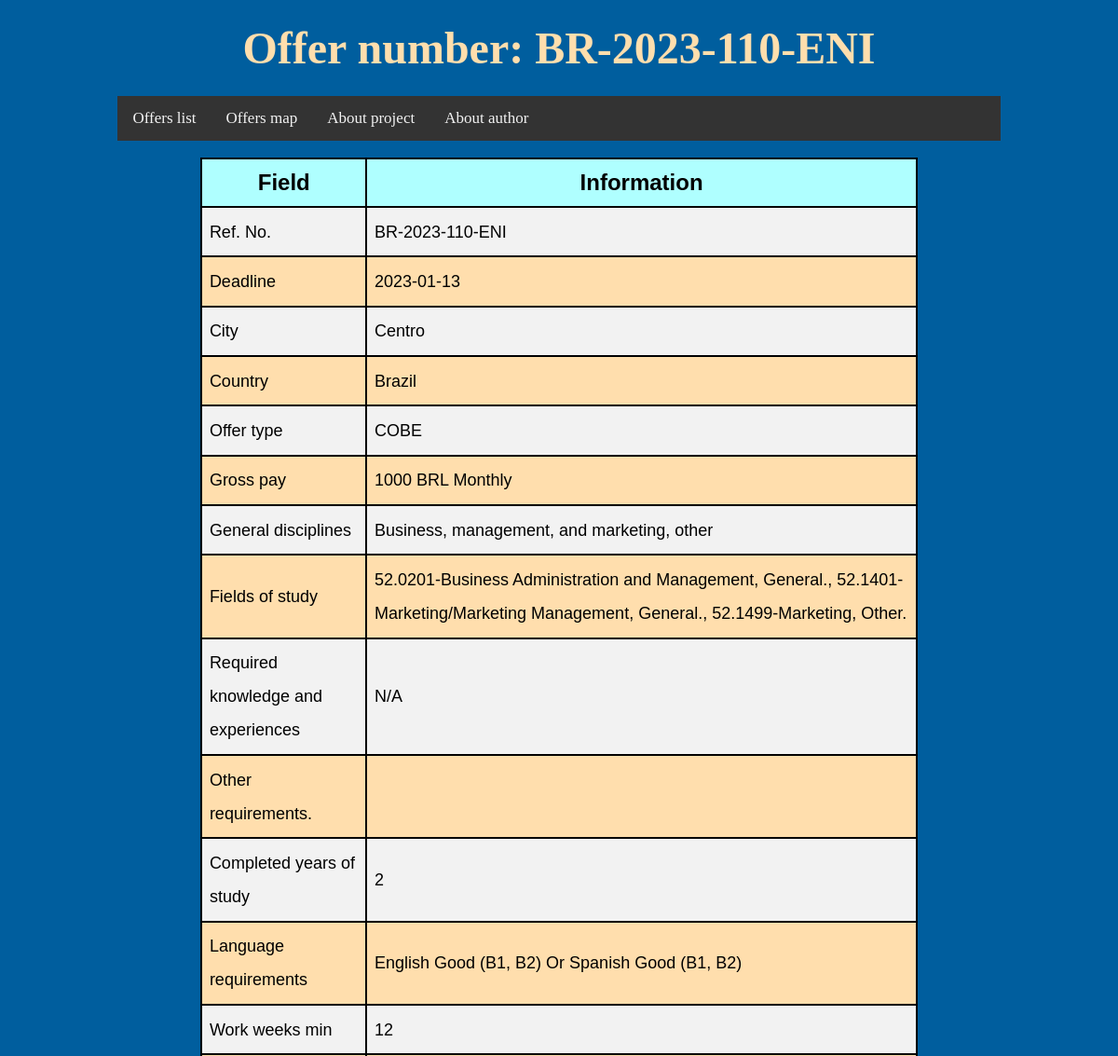
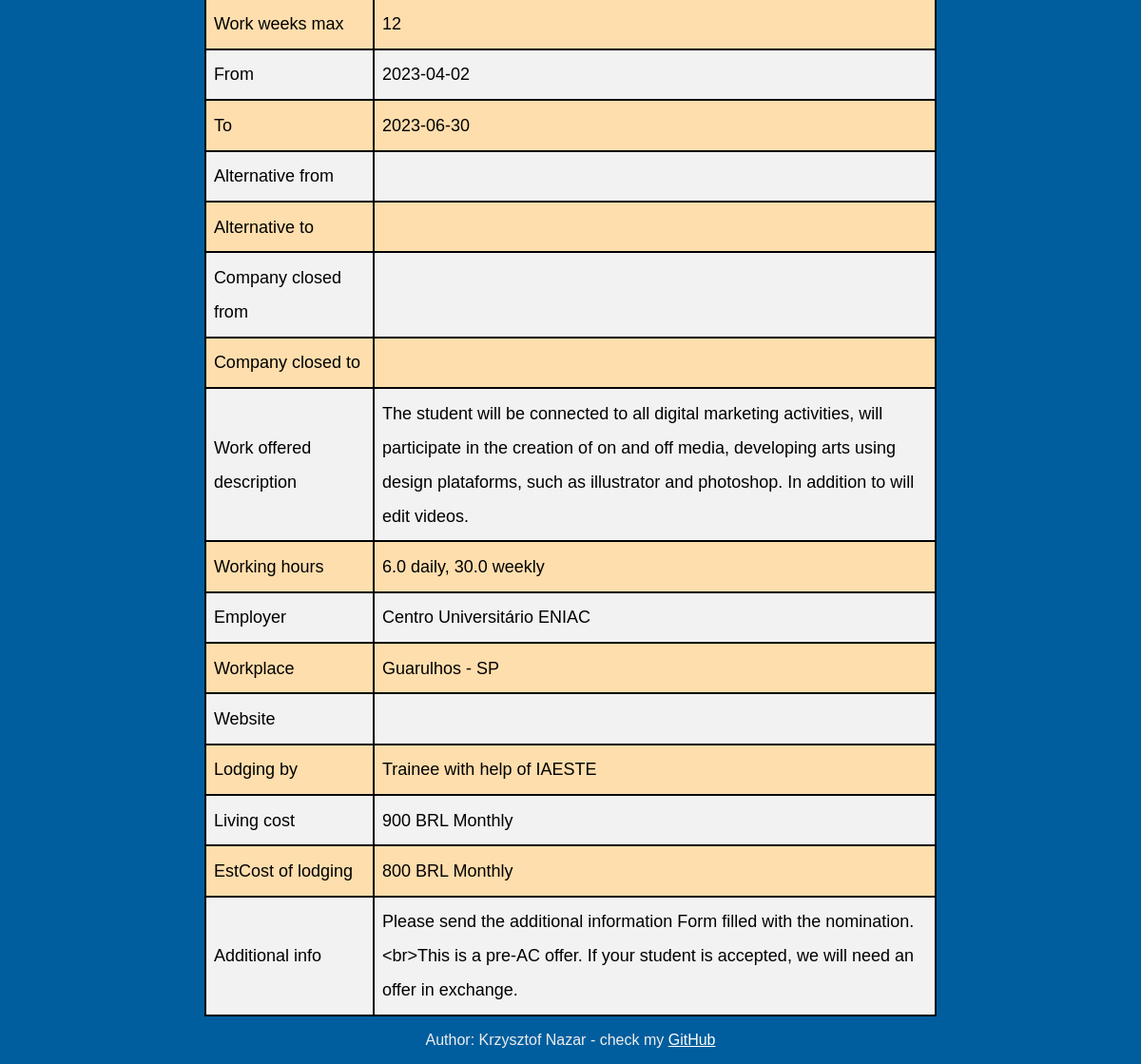
Page /iaesteTable/offers/BR-2023-110-ENI/ on the committed database (2 pictures, top to bottom).
### iaesteTable/models.py (models this page shows, shortened)
class Offer(models.Model):
    RefNo = models.CharField(max_length=100, default="")
    Deadline = models.CharField(max_length=100, default="")
    From = models.CharField(max_length=100, default="")
    To = models.CharField(max_length=100, default="")
    City = models.CharField(max_length=100, default="")
    Country = models.CharField(max_length=100, default="")
    GeneralDisciplines = models.CharField(max_length=500, default="")
    FieldsOfStudy = models.CharField(max_length=500, default="")
    RequiredKnowledgeAndExperiences = models.CharField(max_length=500, default="")
    OtherRequirements = models.CharField(max_length=500, default="")
    CompletedYearsOfStudy = models.CharField(max_length=100, default="")
    LanguageRequirements = models.CharField(max_length=500, default="")
    WorkWeeksMin = models.CharField(max_length=100, default="")
    WorkWeeksMax = models.CharField(max_length=100, default="")
    AlternativeFrom = models.CharField(max_length=100, default="")
    AlternativeTo = models.CharField(max_length=100, default="")
    CompanyClosedFrom = models.CharField(max_length=100, default="")
    CompanyClosedTo = models.CharField(max_length=100, default="")
    WorkOfferedDescription = models.CharField(max_length=2000, default="")
    GrossPay = models.CharField(max_length=100, default="")
    WorkingHours = models.CharField(max_length=100, default="")
    Employer = models.CharField(max_length=200, default="")
    Workplace = models.CharField(max_length=100, default="")
    Website = models.CharField(max_length=300, default="")
    LodgingBy = models.CharField(max_length=100, default="")
    LivingCost = models.CharField(max_length=100, default="")
    EstCostOfLodging = models.CharField(max_length=100, default="")
    AdditionalInfo = models.CharField(max_length=500, default="")
    OfferType = models.CharField(max_length=50, default="")

### iaesteTable/views.py (the view)
# urls.py: path('offers/<str:RefNo>/', views.detail, name='detail'),
def detail(request, RefNo):
    from iaesteTable.models import Offer
    offer = Offer.objects.get(RefNo=RefNo)
    return render(request, "detail_view_1.html", {"offer": offer})

### templates/detail_view_1.html (shortened to what this page needs)
{% load static %}
<!DOCTYPE html>
<html lang="en">
<head>
    <link rel="stylesheet" type="text/css" href="{% static 'css/offerDetailsStyles.css' %}"/>
    <link rel="stylesheet" type="text/css" href="{% static 'css/verticalMenuStyles.css' %}"/>
    <link rel="stylesheet" type="text/css" href="{% static 'css/authorFootnoteStyles.css' %}"/>
</head>
<body class="tableWithOffers" onload="addVerticalMenu(); addAuthorFootnote()">
    <div class="pageTitleClass">
        <div id="pageTitle">Offer number: {{offer.RefNo}}</div>
    </div>
    <div id="verticalMenuElement"></div>
    <br>
     <div id="TableOffers">
        <table id="tableWithOffers" class="transpose">
            <tr>
                <th id="headerField">Field</th>
                <th id="headerInformation">Information</th>
            </tr>
            <tr>
                <td>Ref. No.</td>
                <td class="normalField">{{offer.RefNo}}</td>
            </tr>
            <tr>
                <td>Deadline</td>
                <td class="normalField">{{offer.Deadline}}</td>
            </tr>
            <tr>
                <td>City</td>
                <td class="normalField">{{offer.City}}</td>
            </tr>
            <tr>
                <td>Country</td>
                <td class="normalField">{{offer.Country}}</td>
            </tr>
            <tr>
                <td>Offer type</td>
                <td class="normalField">{{offer.OfferType}}</td>
            </tr>
            <tr>
                <td>Gross pay</td>
                <td class="normalField">{{offer.GrossPay}}</td>
            </tr>
            <tr>
                <td>General disciplines</td>
                <td class="normalField">{{offer.GeneralDisciplines}}</td>
            </tr>
            <tr>
                <td>Fields of study</td>
                <td class="normalField">{{offer.FieldsOfStudy}}</td>
            </tr>
            <tr>
                <td>Required knowledge and experiences</td>
                <td class="normalField">{{offer.RequiredKnowledgeAndExperiences}}</td>
            </tr>
            <tr>
                <td>Other requirements.</td>
                <td class="normalField">{{offer.OtherRequirements}}</td>
            </tr>
            <tr>
                <td>Completed years of study</td>
                <td class="normalField">{{offer.CompletedYearsOfStudy}}</td>
            </tr>
            <tr>
                <td>Language requirements</td>
                <td class="normalField">{{offer.LanguageRequirements}}</td>
            </tr>
            <tr>
                <td>Work weeks min</td>
                <td class="normalField">{{offer.WorkWeeksMin}}</td>
            </tr>
            <tr>
                <td>Work weeks max</td>
                <td class="normalField">{{offer.WorkWeeksMax}}</td>
            </tr>
            <tr>
                <td>From</td>
                <td class="normalField">{{offer.From}}</td>
            </tr>
            <tr>
                <td>To</td>
                <td class="normalField">{{offer.To}}</td>
            </tr>
            <tr>
                <td>Alternative from</td>
                <td class="normalField">{{offer.AlternativeFrom}}</td>
            </tr>
            <tr>
                <td>Alternative to</td>
                <td class="normalField">{{offer.AlternativeTo}}</td>
            </tr>
            <tr>
                <td>Company closed from</td>
                <td class="normalField">{{offer.CompanyClosedFrom}}</td>
            </tr>
            <tr>
                <td>Company closed to</td>
                <td class="normalField">{{offer.CompanyClosedTo}}</td>
            </tr>
            <tr>
                <td>Work offered description</td>
                <td class="normalField">{{offer.WorkOfferedDescription}}</td>
            </tr>
            <tr>
                <td>Working hours</td>
                <td class="normalField">{{offer.WorkingHours}}</td>
            </tr>
            <tr>
                <td>Employer</td>
                <td class="normalField">{{offer.Employer}}</td>
            </tr>
            <tr>
                <td>Workplace</td>
                <td class="normalField">{{offer.Workplace}}</td>
            </tr>
            <tr>
                <td>Website</td>
                <td class="normalField"> <a href ="{{offer.Website}}" target="_blank">{{offer.Website}} </a></td>
            </tr>
            <tr>
                <td>Lodging by</td>
                <td class="normalField">{{offer.LodgingBy}}</td>
            </tr>
            <tr>
                <td>Living cost</td>
                <td class="normalField">{{offer.LivingCost}}</td>
            </tr>
            <tr>
                <td>EstCost of lodging</td>
                <td class="normalField">{{offer.EstCostOfLodging}}</td>
            </tr>
            <tr>
                <td>Additional info</td>
                <td class="normalField">{{offer.AdditionalInfo}}</td>
            </tr>
        </table>
    </div>
    <div id="authorFootnote"></div>
</body>
</html>

### static/css/offerDetailsStyles.css (style rules this page uses)
table { border-spacing: 0; font-family: Arial, serif; width:65%; }
body { font-family:sans-serif; background-color: #005E9E; }
table, th, td { border: 1px solid; }
#tableWithOffers { margin-left: auto; margin-right: auto; margin-bottom: auto; margin-top: auto; background-color: navajowhite; }
th { background-color: #afffff; text-align: center; font-size: large; line-height: 2em; }
td { text-align: left; font-size: large; line-height: 2em; padding: 1%; }
.pageTitleClass { text-align: center; color: navajowhite; font-weight: bold; font-family: "Arial Black", serif; }
#pageTitle { font-size: 3em; margin-top: 0.5em; margin-bottom: 0.5em; }
tr:nth-child(even) { background-color: #f2f2f2; }
#headerField { width:15%; font-size: 1.5em; }
#headerInformation { width:50%; font-size: 1.5em; }

### static/css/authorFootnoteStyles.css (style rules this page uses)
#authorFootnote { font-family: Arial, serif; font-size: 1em; color: #eeeeee; text-align: center; margin-bottom: 0.5em; margin-top: 0.5em; }

### rows in the picture
Offer: RefNo "BR-2023-110-ENI", Deadline "2023-01-13", City "Centro", Country "Brazil", OfferType "COBE", GrossPay "1000 BRL Monthly", GeneralDisciplines "Business, management, and marketing, other", FieldsOfStudy "52.0201-Business Administration and Management, General., 52.1401-Marketing/Marketing Management, General., 52.1499-Marketing, Other.", RequiredKnowledgeAndExperiences "N/A", CompletedYearsOfStudy "2", LanguageRequirements "English Good (B1, B2) Or Spanish Good (B1, B2)", WorkWeeksMin "12", WorkWeeksMax "12", From "2023-04-02", To "2023-06-30", WorkOfferedDescription "The student will be connected to all digital marketing activities, will participate in the creation of on and off media, developing arts using design plataforms, such as illustrator and photoshop. In addition to will edit videos.", WorkingHours "6.0 daily, 30.0 weekly", Employer "Centro Universitário ENIAC", Workplace "Guarulhos - SP", LodgingBy "Trainee with help of IAESTE", LivingCost "900 BRL Monthly", EstCostOfLodging "800 BRL Monthly", AdditionalInfo "Please send the additional information Form filled with the nomination.<br>This is a pre-AC offer. If your student is accepted, we will need an offer in exchange."
